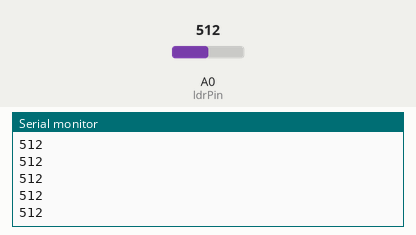
This sketch was run on a simulated Arduino Uno, built with avr-gcc and run on an emulated ATmega328P. Shown: the last lines printed to the serial monitor. Inputs (shaded band) come from the test bench; at power-on: A0 (ldrPin) = 512.

Above: at 1.2 s.
1.3 s: A0 (ldrPin) set to 490
At 1.31 s:
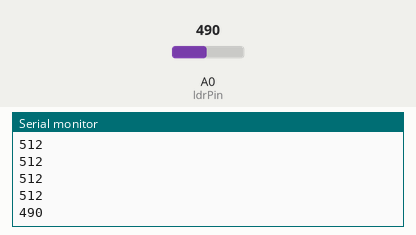
2.8 s: A0 (ldrPin) set to 510
At 2.81 s:
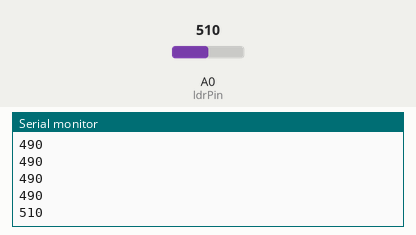
Timing chart, 0 to 5.8 s (numbered marks = the images above; inputs shaded):
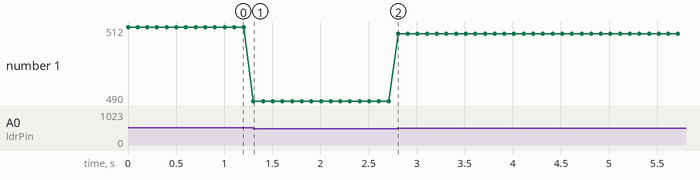

Measured:
- after the input at 1.3 s, the serial monitor: prints a new line at once (image 1)
- after the input at 2.8 s, the serial monitor: prints a new line at once (image 2)
- plotted number 1: 512 → 490 after the input at 1.3 s, 490 → 510 after the input at 2.8 s

The sketch:

sensor_luz.ino
```cpp
int ldrValor = 0; //Valor lido do LDR
int valor =0;
int ldrPin = 0;

void setup() {

 Serial.begin(9600); //Inicia a comunicação serial
}

void loop() {
 ///ler o valor do LDR
 ldrValor = analogRead(ldrPin); //O valor lido será entre 0 e 1023

 //se o valor lido for maior que 500, liga o led
 if (ldrValor>= 500) valor = 1;
 // senão, apaga o led
 else valor = 0;

 //imprime o valor lido do LDR no monitor serial
 Serial.println(ldrValor);
 delay(100);
}
```
